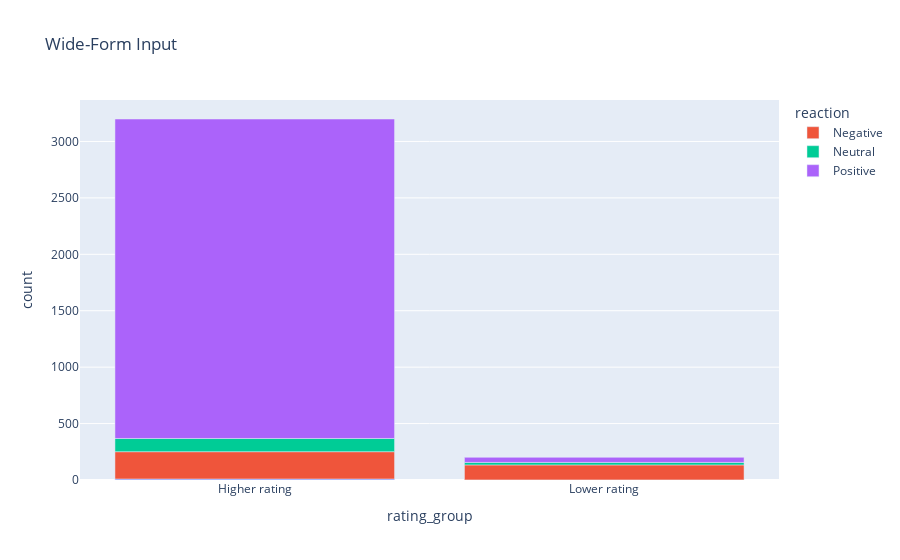

Here is the notebook cell this chart was saved with:
### Code cell
fig = px.bar(label_df, x="rating_group", y="count", color="reaction", title="Wide-Form Input")
fig.show()

### Figure 1 — Plotly figure (JSON) as saved in the notebook; plotly's stock layout.template omitted (floating-point values rounded to 4 significant figures)
{"data": [{"alignmentgroup": "True", "hovertemplate": "reaction=<br>rating_group=%{x}<br>count=%{y}<extra></extra>", "legendgroup": "", "marker": {"color": "#636efa", "pattern": {"shape": ""}}, "name": "", "offsetgroup": "", "orientation": "v", "showlegend": false, "textposition": "auto", "type": "bar", "x": ["Higher rating", "Lower rating"], "xaxis": "x", "y": [9, 1], "yaxis": "y"}, {"alignmentgroup": "True", "hovertemplate": "reaction=Negative<br>rating_group=%{x}<br>count=%{y}<extra></extra>", "legendgroup": "Negative", "marker": {"color": "#EF553B", "pattern": {"shape": ""}}, "name": "Negative", "offsetgroup": "Negative", "orientation": "v", "showlegend": true, "textposition": "auto", "type": "bar", "x": ["Higher rating", "Lower rating"], "xaxis": "x", "y": [242, 133], "yaxis": "y"}, {"alignmentgroup": "True", "hovertemplate": "reaction=Neutral<br>rating_group=%{x}<br>count=%{y}<extra></extra>", "legendgroup": "Neutral", "marker": {"color": "#00cc96", "pattern": {"shape": ""}}, "name": "Neutral", "offsetgroup": "Neutral", "orientation": "v", "showlegend": true, "textposition": "auto", "type": "bar", "x": ["Higher rating", "Lower rating"], "xaxis": "x", "y": [117, 22], "yaxis": "y"}, {"alignmentgroup": "True", "hovertemplate": "reaction=Positive<br>rating_group=%{x}<br>count=%{y}<extra></extra>", "legendgroup": "Positive", "marker": {"color": "#ab63fa", "pattern": {"shape": ""}}, "name": "Positive", "offsetgroup": "Positive", "orientation": "v", "showlegend": true, "textposition": "auto", "type": "bar", "x": ["Higher rating", "Lower rating"], "xaxis": "x", "y": [2831, 45], "yaxis": "y"}], "layout": {"barmode": "relative", "legend": {"title": {"text": "reaction"}, "tracegroupgap": 0}, "title": {"text": "Wide-Form Input"}, "xaxis": {"anchor": "y", "domain": [0, 1], "title": {"text": "rating_group"}}, "yaxis": {"anchor": "x", "domain": [0, 1], "title": {"text": "count"}}}}
